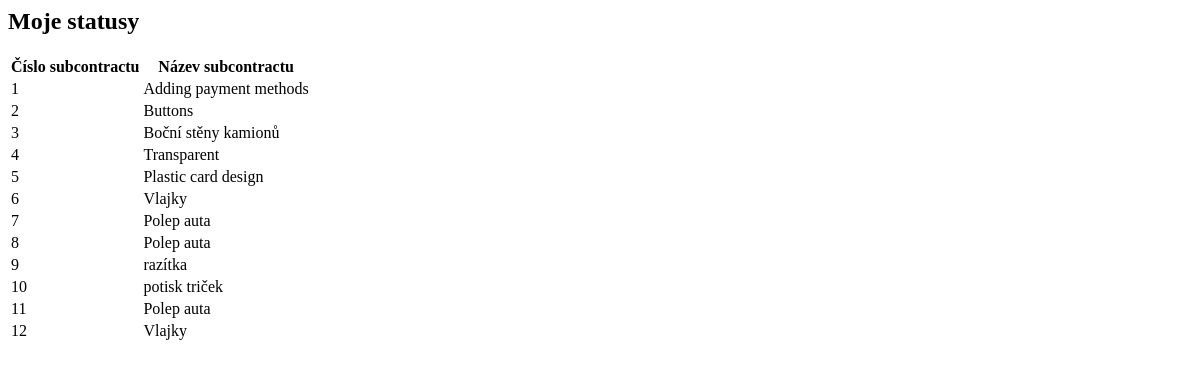
The page /subcontracts/ on the database as committed earlier.
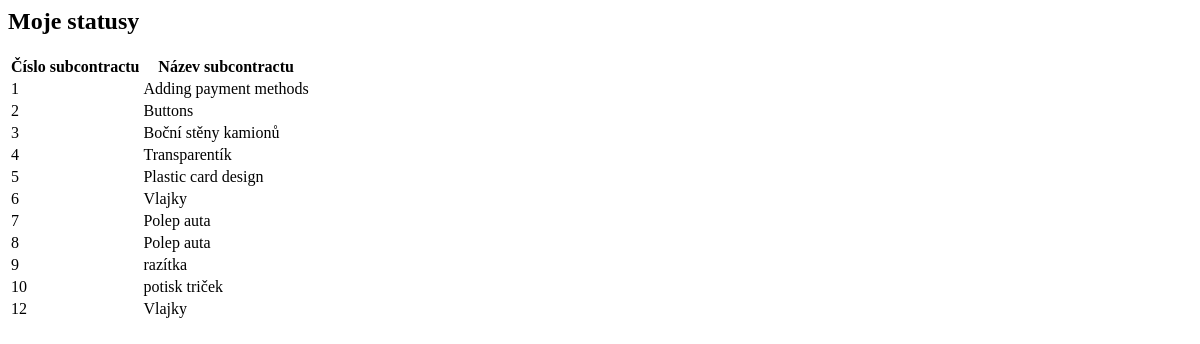
The same page on the database as committed later.
### viewer/models.py (models this page shows, shortened)
class SubContract(Model):
    subcontract_name = CharField(max_length=128)
    created = DateTimeField(auto_now_add=True)
    contract = ForeignKey(Contract, related_name='subcontracts', on_delete=DO_NOTHING)
    subcontract_number = IntegerField(null=True, blank=True, default=1)
    class Meta:
        constraints = [
            UniqueConstraint(fields=["contract", "subcontract_number"], name="unique_subcontract_per_contract")
        ]

### viewer/views.py (the view)
# urls.py: path('subcontracts/', show_subcontracts, name='navbar_show_subcontracts'),
def show_subcontracts(request):
    subcontracts = SubContract.objects.all()
    return render(request, 'subcontract.html', {'subcontracts': subcontracts})

### viewer/templates/subcontract.html
<h2>Moje statusy</h2>
{% if subcontracts %}
<table class="table table-striped table-bordered">
    <thead>
        <tr>
            <th>Číslo subcontractu</th>
            <th>Název subcontractu</th>
        </tr>
    </thead>
    <tbody>
        {% for subcontract in subcontracts %}
        <tr>
            <td>{{ subcontract.pk }}</td>
            <td>{{ subcontract.subcontract_name }}</td>
        </tr>
        {% endfor %}
    </tbody>
</table>
{% else %}
    <p>Žádné subdodávky k zobrazení</p>
{% endif %}

Rows that differ between the two databases and show on the page:
removed SubContract: pk "11", subcontract_name "Polep auta"
changed SubContract id 4: subcontract_name "Transparent" → "Transparentík"
